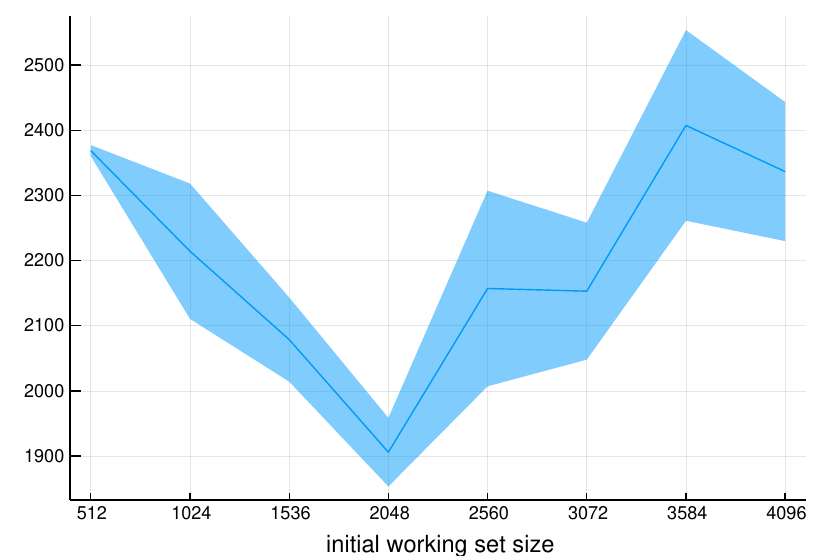

Recreate this plot in Julia.
using Plots, Statistics

Ms = [512, 1024, 1536, 2048, 2560, 3072, 3584, 4096]

records = [2360.28 2377.30 2368.79;
           2325.28 2198.48 2119.34;
           2149.00 2065.15 2022.02;
           1871.93 1879.13 1966.56;
           2323.84 2115.10 2032.55;
           2265.95 2058.00 2135.11;
           2268.91 2560.56 2392.97;
           2424.90 2366.94 2218.01]

averages = mean(records; dims=2)
variation = std(records; dims=2)

plot(Ms, averages, ribbon=variation,
     xticks=Ms,
     xlabel="initial working set size",
     # ylabel="sec",
     leg=false)

savefig("Records/setsize.pdf")

(2360.28 + 2377.30)/2
